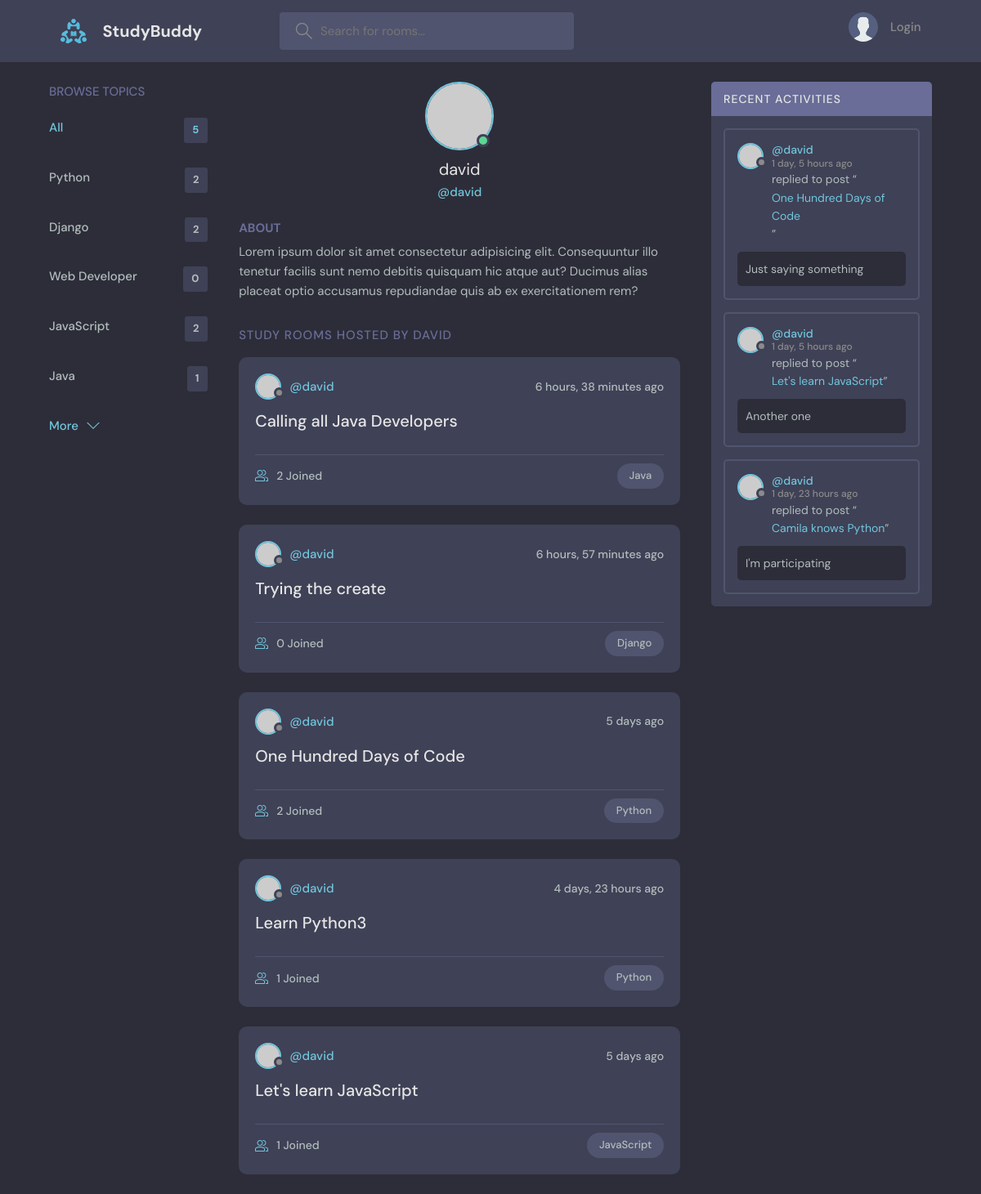
Page /profile/1/ on the committed database.
### base/models.py (models this page shows, shortened)
class Topic(models.Model):
    name = models.CharField(max_length=200)

class Room(models.Model):
    host = models.ForeignKey(User, on_delete=models.SET_NULL, null=True)
    topic = models.ForeignKey(Topic, on_delete=models.SET_NULL, null=True)
    name = models.CharField(max_length=200)
    description = models.TextField(null=True, blank=True)
    participants = models.ManyToManyField(User, related_name='participants', blank=True)
    updated = models.DateTimeField(auto_now=True)
    created = models.DateTimeField(auto_now_add=True)
    class Meta:
        ordering = ['-updated', '-created']
    def __str__(self):
        return self.name

class Message(models.Model):
    user = models.ForeignKey(User, on_delete=models.CASCADE)
    room = models.ForeignKey(Room, on_delete=models.CASCADE)
    body = models.TextField()
    updated = models.DateTimeField(auto_now=True)
    created = models.DateTimeField(auto_now_add=True)
    class Meta:
        ordering = ['-updated', '-created']

### base/views.py (the view)
# urls.py: path('profile/<str:pk>/', views.user_profile, name='user-profile'),
def user_profile(request, pk):
    user = User.objects.get(id=pk)
    rooms = user.room_set.all()
    room_messages = user.message_set.all()
    topics = Topic.objects.all()
    context = {'user': user, 'rooms': rooms, 'topics': topics,
                'room_messages': room_messages}
    return render(request, 'base/profile.html', context)

### base/templates/base/profile.html (shortened to what this page needs)
{% extends 'main.html' %}
{% block content %}
  <main class="profile-page layout layout--3">
    <div class="container">
      {% include 'base/topics_component.html' %}
      <div class="roomList">
        <div class="profile">
          <div class="profile__avatar">
            <div class="avatar avatar--large active">
              <img src="https://randomuser.me/api/portraits/men/11.jpg" />
            </div>
          </div>
          <div class="profile__info">
            <h3>{{user.username}}</h3>
            <p>@{{user.username}}</p>
          </div>
          <div class="profile__about">
            <h3>About</h3>
            <p>
              Lorem ipsum dolor sit amet consectetur adipisicing elit. Consequuntur illo tenetur
              facilis sunt nemo debitis quisquam hic atque aut? Ducimus alias placeat optio
              accusamus repudiandae quis ab ex exercitationem rem?
            </p>
          </div>
        </div>
        <div class="roomList__header">
          <div>
            <h2>Study Rooms Hosted by {{user.username}}</a>
            </h2>
          </div>
        </div>
        {% include 'base/feed_component.html' %}
      </div>
      {% include 'base/activity_component.html' %}
    </div>
  </main>
  {% endblock content %}

### templates/main.html (shortened to what this page needs)
<!DOCTYPE html>
{% load static %}
<html lang="en">
  <head>
    <link rel="stylesheet" href="{% static 'styles/main.css' %}" />
  </head>
  <body>
    {% include 'navbar.html' %}
    {% block content %}
    {% endblock %}
  </body>
</html>

### templates/navbar.html (shortened to what this page needs)
{% load static %}
<header class="header header--loggedIn">
    <div class="container">
      <a href="{% url 'home' %}" class="header__logo">
        <img src="{% static 'images/logo.svg' %}" />
        <h1>StudyBuddy</h1>
      </a>
      <form class="header__search" method="GET" action="{% url 'home' %}">
        <label>
          <input name="q" type="text" placeholder="Search for rooms..." />
        </label>
      </form>
      <nav class="header__menu">
        {% if request.user.is_authenticated %}
        <div class="header__user">
          <a href="{% url 'user-profile' user.id %}">
            <div class="avatar avatar--medium active">
              <img src="https://randomuser.me/api/portraits/men/37.jpg" />
            </div>
            <p>{{request.user.username}} <span>@{{request.user.username}}</span></p>
          </a>
          <button class="dropdown-button">
            <svg version="1.1" xmlns="http://www.w3.org/2000/svg" width="32" height="32" viewBox="0 0 32 32">
              <title>chevron-down</title>
              <path d="M16 21l-13-13h-3l16 16 16-16h-3l-13 13z"></path>
            </svg>
          </button>
        </div>
        <div class="dropdown-menu">
          <a href="{% url 'update-user' %}" class="dropdown-link"
            ><svg version="1.1" xmlns="http://www.w3.org/2000/svg" width="32" height="32" viewBox="0 0 32 32">
              <title>tools</title>
              <path
                d="M27.465 32c-1.211 0-2.35-0.471-3.207-1.328l-9.392-9.391c-2.369 0.898-4.898 0.951-7.355 0.15-3.274-1.074-5.869-3.67-6.943-6.942-0.879-2.682-0.734-5.45 0.419-8.004 0.135-0.299 0.408-0.512 0.731-0.572 0.32-0.051 0.654 0.045 0.887 0.277l5.394 5.395 3.586-3.586-5.394-5.395c-0.232-0.232-0.336-0.564-0.276-0.887s0.272-0.596 0.572-0.732c2.552-1.152 5.318-1.295 8.001-0.418 3.274 1.074 5.869 3.67 6.943 6.942 0.806 2.457 0.752 4.987-0.15 7.358l9.392 9.391c0.844 0.842 1.328 2.012 1.328 3.207-0 2.5-2.034 4.535-4.535 4.535zM15.101 19.102c0.26 0 0.516 0.102 0.707 0.293l9.864 9.863c0.479 0.479 1.116 0.742 1.793 0.742 1.398 0 2.535-1.137 2.535-2.535 0-0.668-0.27-1.322-0.742-1.793l-9.864-9.863c-0.294-0.295-0.376-0.74-0.204-1.119 0.943-2.090 1.061-4.357 0.341-6.555-0.863-2.631-3.034-4.801-5.665-5.666-1.713-0.561-3.468-0.609-5.145-0.164l4.986 4.988c0.391 0.391 0.391 1.023 0 1.414l-5 5c-0.188 0.188-0.441 0.293-0.707 0.293s-0.52-0.105-0.707-0.293l-4.987-4.988c-0.45 1.682-0.397 3.436 0.164 5.146 0.863 2.631 3.034 4.801 5.665 5.666 2.2 0.721 4.466 0.604 6.555-0.342 0.132-0.059 0.271-0.088 0.411-0.088z"
              ></path>
            </svg>
            Settings</a
          >
          <a href="{% url 'logout' %}" class="dropdown-link"
            ><svg version="1.1" xmlns="http://www.w3.org/2000/svg" width="32" height="32" viewBox="0 0 32 32">
              <title>sign-out</title>
              <path
                d="M3 0h22c0.553 0 1 0 1 0.553l-0 3.447h-2v-2h-20v28h20v-2h2l0 3.447c0 0.553-0.447 0.553-1 0.553h-22c-0.553 0-1-0.447-1-1v-30c0-0.553 0.447-1 1-1z"
              ></path>
              <path
                d="M21.879 21.293l1.414 1.414 6.707-6.707-6.707-6.707-1.414 1.414 4.293 4.293h-14.172v2h14.172l-4.293 4.293z"
              ></path>
            </svg>
            Logout</a>
        </div>
        {% else %}
        <a href="{% url 'login' %}">
          <img src="{% static 'images/avatar.svg' %}" />
          <p>Login</p>
        </a>
        {% endif %}
      </nav>
    </div>
  </header>

### base/templates/base/topics_component.html
<div class="topics">
    <div class="topics__header">
    <h2>Browse Topics</h2>
    </div>
    <ul class="topics__list">
    <li>
        <a href="{% url 'home' %}" class="active">All <span>{{topics.count}}</span></a>
    </li>
    {% for topic in topics %}
    <li>
        <a href="{% url 'home' %}?q={{topic.name}}">{{topic.name}} <span>{{topic.room_set.all.count}}</span></a>
    </li>
    {% endfor %}
    </ul>
    <a class="btn btn--link" href="{% url 'topics' %}">
    More
    <svg version="1.1" xmlns="http://www.w3.org/2000/svg" width="32" height="32" viewBox="0 0 32 32">
        <title>chevron-down</title>
        <path d="M16 21l-13-13h-3l16 16 16-16h-3l-13 13z"></path>
    </svg>
    </a>
</div>

### base/templates/base/feed_component.html (shortened to what this page needs)
{% for room in rooms %}
<div class="roomListRoom">
    <div class="roomListRoom__header">
        <a href="{% url 'user-profile' room.host.id %}" class="roomListRoom__author">
        <div class="avatar avatar--small">
            <img src="https://randomuser.me/api/portraits/women/11.jpg" />
        </div>
        <span>@{{room.host.username}}</span>
        </a>
        <div class="roomListRoom__actions">
        <span>{{room.created|timesince}} ago</span>
        </div>
    </div>
    <div class="roomListRoom__content">
        <a href="{% url 'room' room.id %}">{{room.name}}</a>
    </div>
    <div class="roomListRoom__meta">
        <a href="{% url 'room' room.id %}" class="roomListRoom__joined">
        {{room.participants.all.count}} Joined
        </a>
        <p class="roomListRoom__topic">{{room.topic.name}}</p>
    </div>
</div>
{% endfor %}

### base/templates/base/activity_component.html (shortened to what this page needs)
<div class="activities">
    <div class="activities__header">
    <h2>Recent Activities</h2>
    </div>
    {% for message in room_messages %}
        <div class="activities__box">
        <div class="activities__boxHeader roomListRoom__header">
            <a href="{% url 'user-profile' message.user.id %}" class="roomListRoom__author">
            <div class="avatar avatar--small">
                <img src="https://randomuser.me/api/portraits/women/11.jpg" />
            </div>
            <p>
                @{{message.user}}
                <span>{{message.created|timesince}} ago</span>
            </p>
            </a>
        </div>
        <div class="activities__boxContent">
            <p>replied to post “<a href="{% url 'room' message.room.id %}">{{message.room}}</a>”</p>
            <div class="activities__boxRoomContent">
                {{message.body}}
            </div>
        </div>
        </div>
    {% endfor %}
</div>

### rows in the picture
Topic: name "Python", room_set.all.count "2"
Topic: name "Django", room_set.all.count "2"
Topic: name "Web Developer", room_set.all.count "0"
Topic: name "JavaScript", room_set.all.count "2"
Topic: name "Java", room_set.all.count "1"
Room: host.username "david", created "6 hours, 38 minutes", name "Calling all Java Developers", participants.all.count "2", topic.name "Java"
Room: host.username "david", created "6 hours, 57 minutes", name "Trying the create", participants.all.count "0", topic.name "Django"
Room: host.username "david", created "5 days", name "One Hundred Days of Code", participants.all.count "2", topic.name "Python"
Room: host.username "david", created "4 days, 23 hours", name "Learn Python3", participants.all.count "1", topic.name "Python"
Room: host.username "david", created "5 days", name "Let's learn JavaScript", participants.all.count "1", topic.name "JavaScript"
Message: user "david", created "1 day, 5 hours", room "One Hundred Days of Code", body "Just saying something"
Message: user "david", created "1 day, 5 hours", room "Let's learn JavaScript", body "Another one"
Message: user "david", created "1 day, 23 hours", room "Camila knows Python", body "I'm participating"

### other values in the picture
{{ topics.count }} "5"
{{ user.username }} "david"
{{ user.username }} "DAVID"
